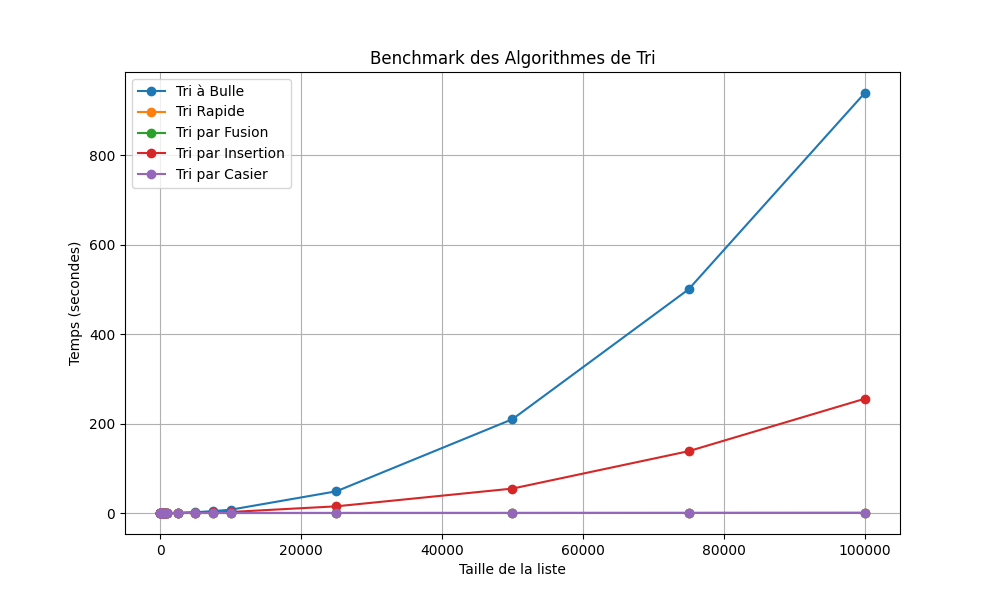

This chart was generated by the following Python code:
import random
import time
import pandas as pd
import matplotlib.pyplot as plt

from tri.tri_bulle import tri_a_bulle
from tri.tri_rapide import tri_rapide
from tri.tri_fusion import tri_fusion
from tri.tri_insertion import tri_insertion
from tri.tri_casier import tri_casier
from save_excel import save_excel

def benchmark(tailles, erase, output_excel, diagram_name):
    # Dictionnaire pour stocker les résultats
    resultats = {
        "Taille": [],
        "Bulle (s)": [],
        "Rapide (s)": [],
        "Fusion (s)": [],
        "Insertion (s)": [],
        "Casier (s)": []
    }
    # Boucle sur les tailles spécifiées
    for taille in tailles:
        taille = int(taille)
        # Génération de la liste aléatoire
        tab = random.sample(range(taille * random.randint(5,15)), taille)

        # Tri à Bulle
        tab_copy = tab.copy()
        start_time = time.perf_counter()
        tri_a_bulle(tab_copy)
        bulle_time = time.perf_counter() - start_time

        # Tri Rapide
        tab_copy = tab.copy()
        start_time = time.perf_counter()
        tri_rapide(tab_copy)
        rapide_time = time.perf_counter() - start_time

        # Tri par Fusion
        tab_copy = tab.copy()
        start_time = time.perf_counter()
        tri_fusion(tab_copy)
        fusion_time = time.perf_counter() - start_time

        # Tri par Insertion
        tab_copy = tab.copy()
        start_time = time.perf_counter()
        tri_insertion(tab_copy)
        insertion_time = time.perf_counter() - start_time

        # Tri par Casier
        tab_copy = tab.copy()
        start_time = time.perf_counter()
        tri_casier(tab_copy)
        casier_time = time.perf_counter() - start_time

        resultats["Taille"].append(taille)
        resultats["Bulle (s)"].append(bulle_time)
        resultats["Rapide (s)"].append(rapide_time)
        resultats["Fusion (s)"].append(fusion_time)
        resultats["Insertion (s)"].append(insertion_time)
        resultats["Casier (s)"].append(casier_time)

        print(f"[+] Taille {taille} : Bulle {bulle_time:.6f}s, Rapide {rapide_time:.6f}s, Fusion {fusion_time:.6f}s, Insertion {insertion_time:.6f}s, Casier {casier_time:.6f}s")
        
    # Sauvegarde des résultats dans un fichier Excel
    df_resultats = pd.DataFrame(resultats)
    save_excel(df_resultats, output_excel, erase)

    # Création du diagramme
    plt.figure(figsize=(10, 6))
    plt.plot(df_resultats["Taille"], df_resultats["Bulle (s)"], label="Tri à Bulle", marker='o')
    plt.plot(df_resultats["Taille"], df_resultats["Rapide (s)"], label="Tri Rapide", marker='o')
    plt.plot(df_resultats["Taille"], df_resultats["Fusion (s)"], label="Tri par Fusion", marker='o')
    plt.plot(df_resultats["Taille"], df_resultats["Insertion (s)"], label="Tri par Insertion", marker='o')
    plt.plot(df_resultats["Taille"], df_resultats["Casier (s)"], label="Tri par Casier", marker='o')
    plt.xlabel("Taille de la liste")
    plt.ylabel("Temps (secondes)")
    plt.title("Benchmark des Algorithmes de Tri")
    plt.legend()
    plt.grid(True)
    plt.savefig(diagram_name)
    try:
        plt.show()
    except:
        pass
    print(f"\n[+] Diagramme sauvegardé sous {diagram_name}")

    
if __name__ == "__main__":
    print("Saisir les tailles des listes à tester.")
    print("Appuyer sur Entrée sans rien écrire pour terminer.\n")

    tailles = []
    continuer = True

    while continuer:
        taille = input("Taille de la liste : ")

        if taille == "":
            continuer = False
        else:
            tailles.append(taille)
    
    if len(tailles) == 0:
        print("[-] Il faut au moins une taille de liste pour effectuer les tests.")
        print("[-] Fin du programme.")
        quit()

    excel_name = input("Nom du fichier Excel (ex: resultats.xlsx) : ")
    if excel_name == "":
        excel_name = "resultats.xlsx"
    elif not excel_name.endswith(".xlsx"):
        excel_name += ".xlsx"

    choix = input("Souhaitez-vous écraser le fichier excel (O/N ou Y/N) : ").strip().lower()

    if choix in ["n", "non", "n", "no"]:
        erase = False
    else:
        erase = True
    
    diagram_name = input("Nom du fichier du diagramme (ex: graphique.png) : ")
    if diagram_name == "":
        diagram_name = "graphique.png" 
    elif not (diagram_name.endswith(".png") or diagram_name.endswith(".jpg") or diagram_name.endswith(".jpeg")):
        diagram_name += ".png"

    benchmark(tailles, erase, excel_name, diagram_name)
